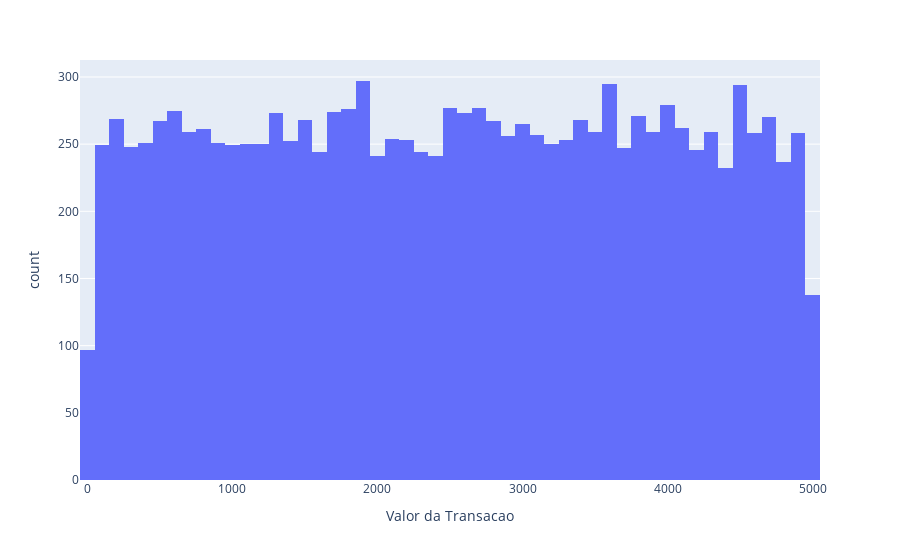

Notebook code for this chart:
### Code cell
px.histogram(df_transacoes, x='Valor da Transacao')

### Figure 1 — Plotly figure (JSON) as saved in the notebook; plotly's stock layout.template omitted (floating-point values rounded to 4 significant figures; data arrays with more than 128 entries replaced by an {"elided": "..."} marker saying what was removed)
{"data": [{"bingroup": "x", "hovertemplate": "Valor da Transacao=%{x}<br>count=%{y}<extra></extra>", "legendgroup": "", "marker": {"color": "#636efa", "pattern": {"shape": ""}}, "name": "", "orientation": "v", "showlegend": false, "type": "histogram", "x": {"elided": "13000 float values"}, "xaxis": "x", "yaxis": "y"}], "layout": {"barmode": "relative", "legend": {"tracegroupgap": 0}, "margin": {"t": 60}, "xaxis": {"anchor": "y", "domain": [0, 1], "title": {"text": "Valor da Transacao"}}, "yaxis": {"anchor": "x", "domain": [0, 1], "title": {"text": "count"}}}}
